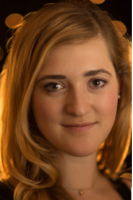
#> input picture test.png, 133 x 200 px
$ python noiretblanc.py
#> lines starting #> are read from the running program, lines starting #| are printed output that depends on the picture
# -*- coding: utf-8 -*-


from PIL import Image
from math import ceil


picture = Image.open("test.png")
#> picture is the input picture: PIL image 133x200 RGBA; mean R, G, B, A 113.1, 67.3, 32.6, 252.8
RGB_list = picture.split()
R = RGB_list[0]
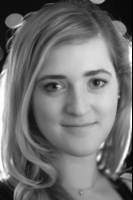
#> R: PIL image 133x200 L; min 0, max 254, mean 113.1
G = RGB_list[1]
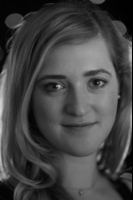
#> G: PIL image 133x200 L; min 0, max 215, mean 67.3
B = RGB_list[2]
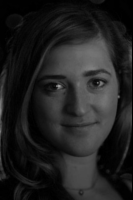
#> B: PIL image 133x200 L; min 0, max 157, mean 32.6
size = picture.size
#> size = (133, 200)

R_list = R.getdata()
G_list = G.getdata()
B_list = B.getdata()

BW_list = list()

i = 0

for elt in R_list :
	BW_list.append(ceil((elt + G_list[i] + B_list[i])/3))
	i+=1
#> this loop made 26600 passes
#> elt on passes 1 to 3: 14, 14, 14
#> after the loop, BW_list = 26600 items; i = 26600


infos_picture = open("infos_picture.txt","w")
infos_picture.write(" ".join(str(BW_list)))


picture.close()
infos_picture.close()
